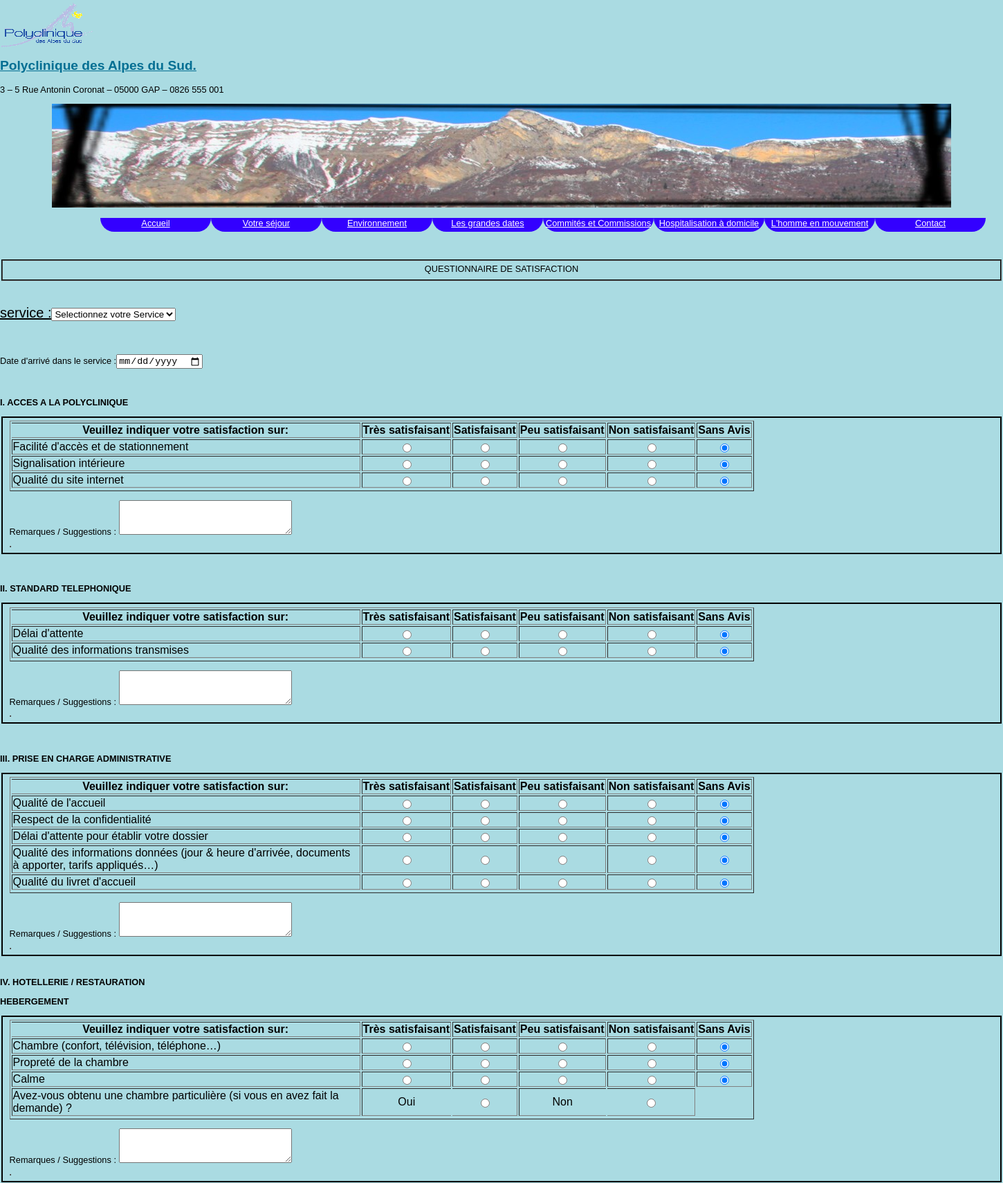
/Formulaires/FormHospi.php (upper part), run on the app's committed database.
### tables this page shows
Create table Partie(
idPartie smallint,
libPartie varchar(100),
idType varchar(6),
CONSTRAINT pk_Partie primary key(idPartie,idType),
Foreign key (idType) References TypeQuestionnaire(idType));

Create table ContenuPartie(
idPartie smallint,
idType varchar(6),
idLigneContenu smallint,
libContenu varchar(150),
CONSTRAINT pk_ContenuPartie Primary key (idPartie,idType,idLigneContenu),
Foreign key (idPartie,idType) References Partie(idPartie,idType));

### Formulaires/FormHospi.php (the view, shortened to what this page needs)
  <html>
  <head>
<?php
  include ("../include/entete.php");
  ?>
  </head>
  <body>
  <br>
  <fieldset align="center" style="border-color:#000">
QUESTIONNAIRE DE SATISFACTION
  </fieldset>
   <form name="FormulaireAuto" method="POST" action="">
  <div id="affService" align="left">
  <br>
  <p style="font-size:20px"><u>service :</u><select name="idService" id="Service" onChange="xajax_AfficherChambre(document.getElementById('Service').value);">
  <option value="00">Selectionnez votre Service </option>
  </select>
  </p>
  </div>
  <br>
  <p align="left">Date d'arrivé dans le service :<input type="date" name="dateArrive"/>
  </p>
  <?php
  $type="hospi";
  ?>
  <?php
  $req1="select * from Partie where idType='$type'";
  $res1=mysql_query($req1);
  while($maLigne1=mysql_fetch_array($res1))
  {
	  echo "<br>";
  $idPartie=$maLigne1["idPartie"];
  $libPartie=$maLigne1["libPartie"];
  $idType=$maLigne1["idType"];
  if ($idPartie ==4 | $idPartie ==7)
  {
  echo "<div align='left'><b>$libPartie</b></span>";
  }
  else
  {
  echo "<p align='left'><b>$libPartie</b></p>";
  ?>
  <fieldset style="border-style:solid;border-color:#000;">
 <table border="1">
  <th style="border-left:hidden">Veuillez indiquer votre satisfaction sur:</th><th>Très satisfaisant</th><th>Satisfaisant</th><th>Peu satisfaisant</th><th>Non satisfaisant</th><th>Sans Avis</th>
  <?php
  $req2="select * from ContenuPartie where idPartie='$idPartie' and idType='$type'";
  $res2=mysql_query($req2);
		while($maLigne2=mysql_fetch_array($res2))
		{
			echo "<tr>";
	    $idLigne=$maLigne2["idLigneContenu"];
		$contenu=$maLigne2["libContenu"];
		if((preg_match("/[$?]/",$contenu)))
		{
			echo("
			<td style='width:500';>$contenu</td>
			<td align='center' style='border-right-style:hidden'>Oui</td><td align='center' style='border-left-style:hidden'><input type='radio' name='$idPartie$idLigne$idType' value='Oui'></td><td align='center' style='border-right-style:hidden'>
			Non </td> <td align='center' style='border-left-style:hidden'><input type='radio' name='$idPartie$idLigne$idType' value='Non'></td>
			</tr>");
     }
	 elseif((preg_match("/[$:]/",$contenu)))
	 {
		 echo "</table> <table border='1'>
		 <p align='left'>$contenu
		 <textarea name='$idPartie$idLigne$idType'  style='width:250; height:50' ></textarea></p>";
	 }
	 else
	 {
	echo "<td style='width:500;'>$contenu</td>
	<td align='center'><input type='radio' name='$idPartie$idLigne$idType' value='Tres satisfaisant'></td>
	<td align='center'><input type='radio' name='$idPartie$idLigne$idType'  value='Satisfaisant'></td>
	<td align='center'><input type='radio' name='$idPartie$idLigne$idType' value='Peu satisfaisant'></td>
	<td align='center'><input type='radio' name='$idPartie$idLigne$idType' value='Non satisfaisant'></td>
	<td align='center'><input type='radio' name='$idPartie$idLigne$idType' checked value='Sans Avis'></td>
	";
	 }
		}
	?>
   </table>
   </fieldset>
   <br>
    <?php
  }
  }
?>
  </form>
  </body>
  </html>

### data on the page
partie: libPartie "I. ACCES A LA POLYCLINIQUE"
contenupartie: libContenu "Facilité d'accès et de stationnement"
contenupartie: libContenu "Signalisation intérieure"
contenupartie: libContenu "Qualité du site internet"
contenupartie: libContenu "Remarques / Suggestions :"
partie: libPartie "II. STANDARD TELEPHONIQUE"
contenupartie: libContenu "Délai d'attente"
contenupartie: libContenu "Qualité des informations transmises"
contenupartie: libContenu "Remarques / Suggestions :"
partie: libPartie "III. PRISE EN CHARGE ADMINISTRATIVE"
contenupartie: libContenu "Qualité de l'accueil"
contenupartie: libContenu "Respect de la confidentialité"
contenupartie: libContenu "Délai d'attente pour établir votre dossier"
contenupartie: libContenu "Qualité des informations données (jour & heure d'arrivée, documents à apporter, tarifs appliqués…)"
contenupartie: libContenu "Qualité du livret d'accueil"
contenupartie: libContenu "Remarques / Suggestions :"
partie: libPartie "IV. HOTELLERIE / RESTAURATION"
partie: libPartie "HEBERGEMENT"
contenupartie: libContenu "Chambre (confort, télévision, téléphone…)"
contenupartie: libContenu "Propreté de la chambre"
contenupartie: libContenu "Calme"
contenupartie: libContenu "Avez-vous obtenu une chambre particulière (si vous en avez fait la demande) ?"
contenupartie: libContenu "Remarques / Suggestions :"
